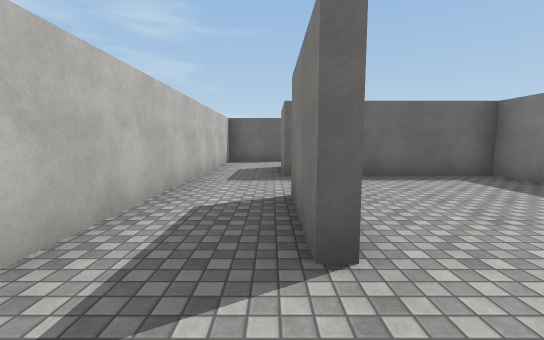
view 1 (above)

18 first-person views from a walk through a Unity game level. The camera is 1.4 m above the floor, tilts 6° down and sees 90° across. The floor is counted in squares, 2 m on a side. Each view is taken from the middle of a square. On the plan, view 1 faces up. The plan holds only what a view shows up to about 9 squares ahead; the rest is blank. The player is left out. Surface patterns are stand-ins for the level's own textures.

view 2
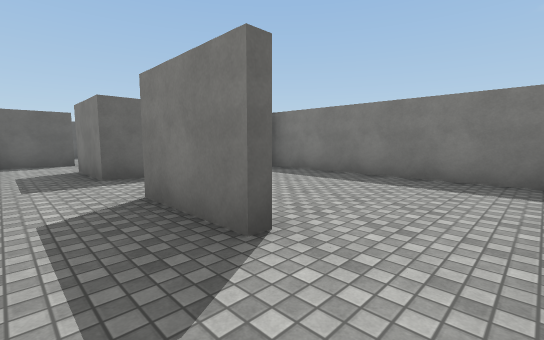

view 3
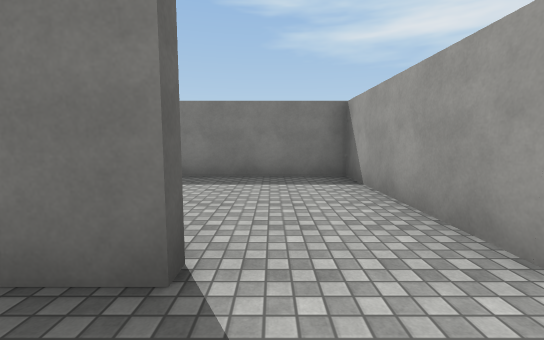

view 4
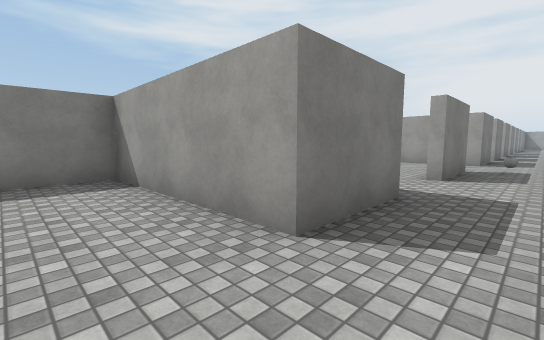

view 5
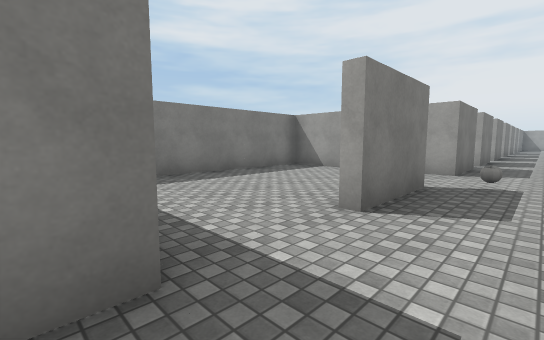

view 6
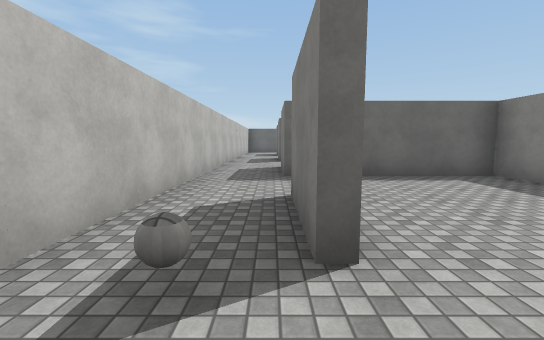

view 7
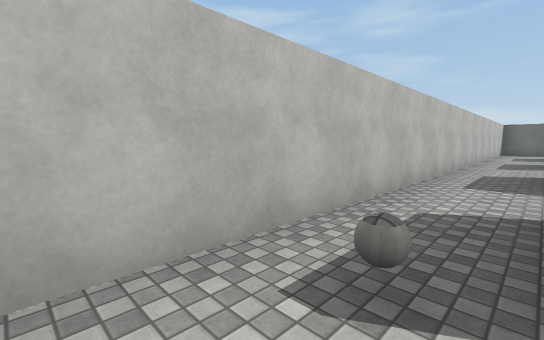

view 8
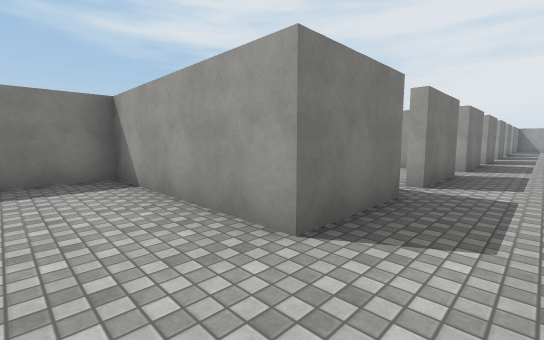

view 9
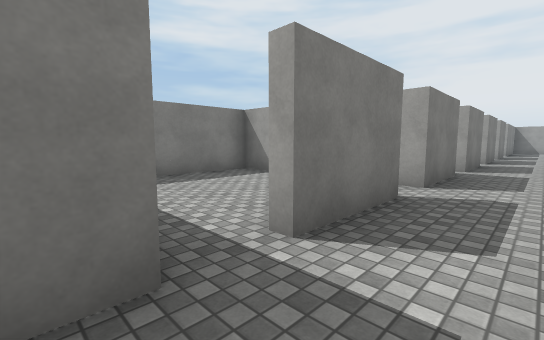

view 10
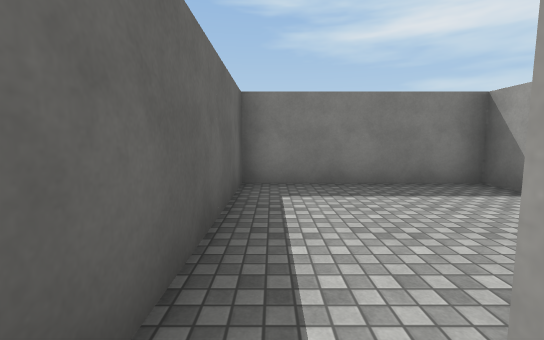

view 11
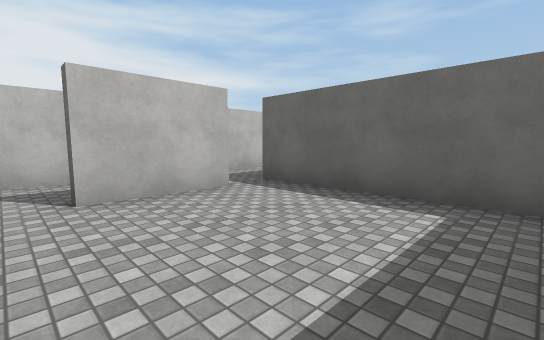

view 12
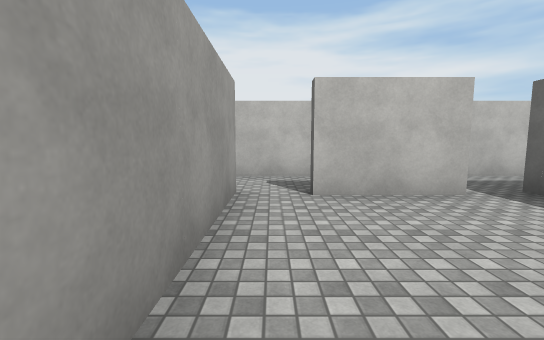

view 13
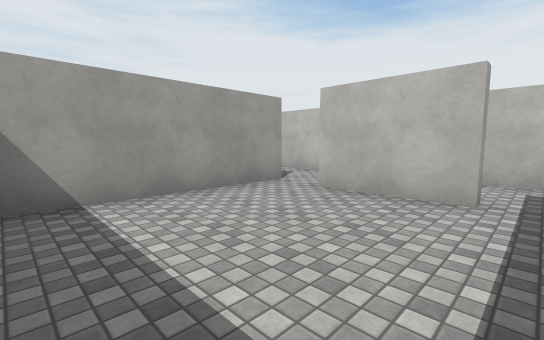

view 14
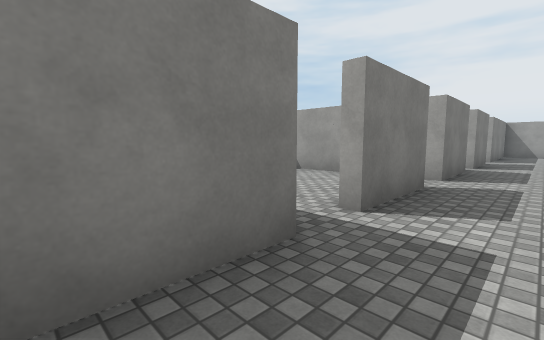

view 15
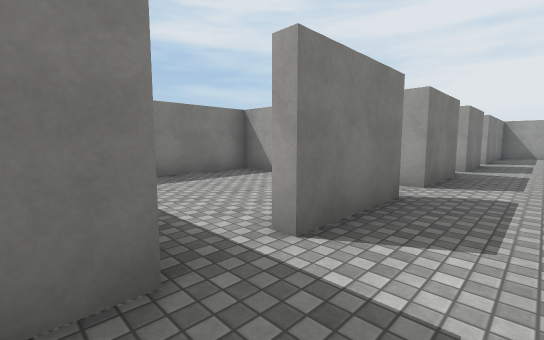

view 16
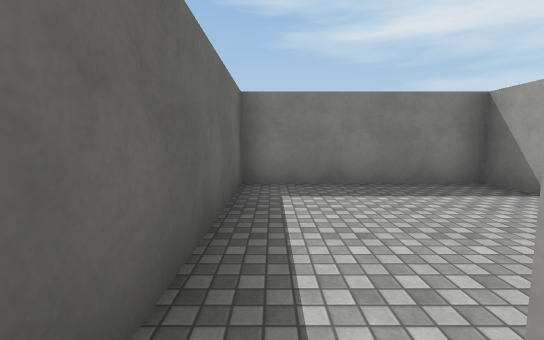

view 17
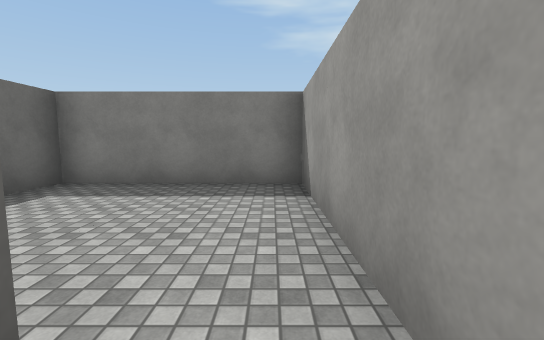

view 18
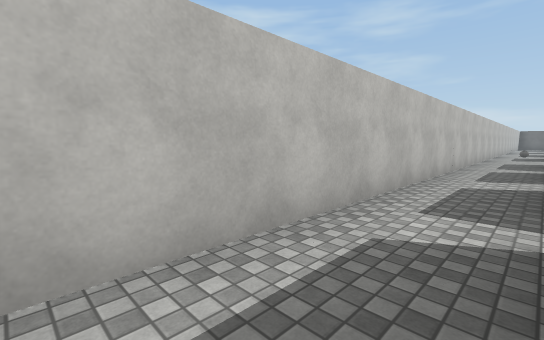

### Floor plan
Ten units are one square. View 1 is at (0, 0); x grows to the right and y downward. Boxes are objects, and circles mark ways between rooms. Rooms are numbered by the first view taken in them; rooms with no view inside come last. Other rooms are left out.
<svg viewBox="-20 -80 70 300">
<path fill="none" stroke="#000" d="M2 -14 2 -35M2 5 45 5 45 -55 2 -55 2 -75M-15 -75 -15 5M2 66 2 45M2 85 45 85 45 25 2 25 2 5M-15 5 -15 84M5 114 5 135M2 135 2 114M2 145 45 145 45 105 2 105 2 85M-15 84 -15 144M2 196 2 175M2 205 45 205 45 165 2 165 2 145M-15 144 -15 201"/>
<rect x="-5" y="65" width="10" height="10" fill="#bbb"><title>ball</title></rect>
<circle cx="-5" cy="15" r="3" fill="#2a7"/>
<circle cx="-5" cy="95" r="3" fill="#2a7"/>
<circle cx="-5" cy="155" r="3" fill="#2a7"/>
<text x="10" y="-30">1</text>
<text x="10" y="50">2</text>
<text x="10" y="120">3</text>
<text x="10" y="180">4</text>
</svg>
Room 1 opens to room 2. Room 2 opens to room 3. Room 3 opens to room 4.

Where each view was taken, in squares from view 1:
view 1: 0 up, 0 right, facing up
view 2: 0 up, 1 left, facing up-right
view 3: 1 up, 1 left, facing right
view 4: 1 up, 1 left, facing down-right
view 5: 2 down, 1 left, facing down-right
view 6: 8 down, 0 right, facing up
view 7: 8 down, 0 right, facing up-left
view 8: 7 down, 1 left, facing down-right
view 9: 10 down, 1 left, facing down-right
view 10: 11 down, 0 right, facing right
view 11: 14 down, 4 right, facing up-left
view 12: 14 down, 4 right, facing left
view 13: 11 down, 4 right, facing down-left
view 14: 15 down, 1 left, facing down-right
view 15: 16 down, 1 left, facing down-right
view 16: 17 down, 0 right, facing right
view 17: 20 down, 0 right, facing right
view 18: 20 down, 0 right, facing up-left
